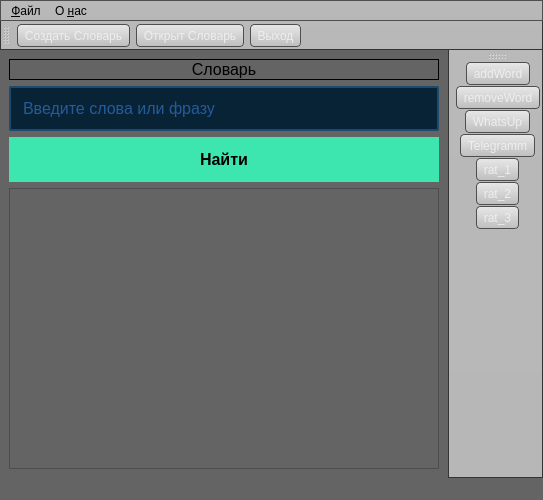
<?xml version="1.0" encoding="UTF-8"?>
<ui version="4.0">
 <class>MainWindow</class>
 <widget class="QMainWindow" name="MainWindow">
  <property name="geometry">
   <rect>
    <x>0</x>
    <y>0</y>
    <width>543</width>
    <height>500</height>
   </rect>
  </property>
  <property name="windowTitle">
   <string>MainWindow</string>
  </property>
  <property name="styleSheet">
   <string notr="true">QWidget
{
	background-color: #646464;
	color: #eee;
}
QLabel
{
	background-color: transparent;
	color: #000;
}

QMenuBar 
{
	background-color: qlineargradient(spread:repeat, x1:1, y1:0, x2:1, y2:1, stop:0 rgba(185, 185, 185, 255),stop:1 rgba(183, 183, 183, 255));
	border: 1px solid #4f4f4f;
	color: #000;
}

QMenuBar::item 
{
	background-color: transparent;

}

QMenuBar::item:selected 
{
	background-color: #d1d4da;
	color: #000;
}
QMenuBar::item:pressed 
{
	background-color: qlineargradient(spread:repeat, x1:1, y1:0, x2:1, y2:1, stop:0 rgba(89, 89, 89, 255),stop:1 rgba(66, 66, 66, 255));
	border: 1px solid #000;
	color: #fff;
}

QMenu
{
    background-color: #fff;
    border: 1px solid #222;
    padding: 4px;
	color: #000;
}
QMenu::item
{
    background-color: transparent;
    padding: 2px 20px 2px 20px;
}
QMenu::item:disabled
{
    color: #555;
    background-color: transparent;
    padding: 2px 20px 2px 20px;

}
QMenu::item:selected
{
    background-color: #91c9f7;
    color: #000;
}

QToolBar
{
	background-color: qlineargradient(spread:repeat, x1:1, y1:0, x2:1, y2:1, stop:0 rgba(185, 185, 185, 255),stop:1 rgba(183, 183, 183, 255));
	border-top: none;
	border-bottom: 1px solid #343434;
	border-left: 1px solid #343434;
	border-right: 1px solid #343434;

}

QToolButton 
{
	background-color: qlineargradient(spread:repeat, x1:1, y1:0, x2:1, y2:1, stop:0 rgba(232, 232, 232, 255),stop:1 rgba(190, 190, 190, 255));
	color: #eee;
	border: 1px solid #4f4f4f;
	border-radius: 4px;
	padding: 2px;
	margin-left: 5px
}


QToolButton:hover
{
	background-color: #8b8b8b;
	
}


QToolButton:pressed
{
	background-color: #4f4f4f;
	border: 1px solid gray;

}


QToolButton:checked
{
	background-color: #4f4f4f;
	border: 1px solid gray;
}

QLineEdit
{
	background-color: #fff;
	color : #000;
	border: 1px solid #343434;
	border-radius : 2px;
	padding: 2px;

}

/*-----QPushButton-----*/
QPushButton
{
	background-color: #3de6af;
	color: #000000;
	border-style: solid;
	border-color: #000000;
	font-weight : bold;
	padding: 13px;

}


QPushButton::hover
{
	background-color: #3dffaf;
	color: #000000;
	border-style: solid;
	border-color: #000000;
	font-weight : bold;
	padding: 13px;

}


QPushButton::pressed
{
	background-color: #3dc8af;
	color: #000000;
	border-style: solid;
	border-color: #000000;
	font-weight : bold;
	padding: 13px;

}
/*-----QLineEdit-----*/
QLineEdit
{
	background-color: #082336;
	color: #3e93ff;
	border-style: solid;
	border-width: 2px;
	border-color: #1e4b6d;
	padding: 10px;

}


QLineEdit::hover
{
	background-color: #082336;
	color: #3e93ca;
	border-style: solid;
	border-width: 2px;
	border-color: #01dcff;
	padding: 10px;
}
QLineEdit::focus
{
	color: #3e93ca;
	border-style: solid;
	border-width: 2px;
	border-color: #01dcff;
	padding: 10px;
}
QCheckBox
{
	background-color: transparent;
	color: #717e87;
	border-color: #000000;
}
QCheckBox::indicator
{
    color: #b1b1b1;
    background-color: #00111d;
    border: 1px solid #2aaaa8;
    width: 12px;
    height: 12px;
}
QCheckBox::indicator:checked
{
    image:url(&quot;./ressources/check.png&quot;); /*To replace*/
	background-color: #1f2b2b;
    border: 1px solid #2aaaa8;
}
QCheckBox::indicator:unchecked:hover
{
    border: 1px solid #2aaaa8;
}
QCheckBox::disabled
{
	color: #656565;
}

QCheckBox::indicator:disabled
{
	background-color: #656565;
	color: #656565;
    border: 1px solid #656565;

}
TextEdit {
  list-style-type: none;
  margin: 0;
  padding: 0;
  overflow: hidden;
  background-color: #333333;
  float: left;
}
TextEdit::hover {
  background-color: #111111;
}</string>
  </property>
  <widget class="QWidget" name="centralwidget">
   <layout class="QGridLayout" name="gridLayout">
    <item row="0" column="0">
     <layout class="QVBoxLayout" name="verticalLayout">
      <item>
       <widget class="QLabel" name="label">
        <property name="font">
         <font>
          <pointsize>12</pointsize>
         </font>
        </property>
        <property name="frameShape">
         <enum>QFrame::Panel</enum>
        </property>
        <property name="text">
         <string>Словарь</string>
        </property>
        <property name="scaledContents">
         <bool>true</bool>
        </property>
        <property name="alignment">
         <set>Qt::AlignCenter</set>
        </property>
       </widget>
      </item>
      <item>
       <widget class="QLineEdit" name="lineEdit">
        <property name="font">
         <font>
          <pointsize>12</pointsize>
         </font>
        </property>
        <property name="placeholderText">
         <string>Введите слова или фразу</string>
        </property>
       </widget>
      </item>
      <item>
       <widget class="QPushButton" name="pushButton">
        <property name="font">
         <font>
          <pointsize>12</pointsize>
          <bold>true</bold>
         </font>
        </property>
        <property name="text">
         <string>Найти</string>
        </property>
       </widget>
      </item>
     </layout>
    </item>
    <item row="1" column="0">
     <widget class="QTextEdit" name="textEdit">
      <property name="styleSheet">
       <string notr="true">TextEdit [text]{
  list-style-type: none;
  margin: 0;
  padding: 0;
  overflow: hidden;
  background-color: #333333;
}
li {
  float: left;
}
TextEdit:hover {
  background-color: #111111;
}</string>
      </property>
      <property name="readOnly">
       <bool>true</bool>
      </property>
      <property name="html">
       <string>&lt;!DOCTYPE HTML PUBLIC &quot;-//W3C//DTD HTML 4.0//EN&quot; &quot;http://www.w3.org/TR/REC-html40/strict.dtd&quot;&gt;
&lt;html&gt;&lt;head&gt;&lt;meta name=&quot;qrichtext&quot; content=&quot;1&quot; /&gt;&lt;meta charset=&quot;utf-8&quot; /&gt;&lt;style type=&quot;text/css&quot;&gt;
p, li { white-space: pre-wrap; }
&lt;/style&gt;&lt;/head&gt;&lt;body style=&quot; font-family:'Segoe UI'; font-size:9pt; font-weight:400; font-style:normal;&quot;&gt;
&lt;p style=&quot;-qt-paragraph-type:empty; margin-top:0px; margin-bottom:0px; margin-left:0px; margin-right:0px; -qt-block-indent:0; text-indent:0px; font-family:'Arial'; font-size:10px;&quot;&gt;&lt;br /&gt;&lt;/p&gt;&lt;/body&gt;&lt;/html&gt;</string>
      </property>
     </widget>
    </item>
   </layout>
  </widget>
  <widget class="QMenuBar" name="menubar">
   <property name="geometry">
    <rect>
     <x>0</x>
     <y>0</y>
     <width>543</width>
     <height>28</height>
    </rect>
   </property>
   <widget class="QMenu" name="menu">
    <property name="title">
     <string>&amp;Файл</string>
    </property>
    <addaction name="create"/>
    <addaction name="open_tr"/>
    <addaction name="quit"/>
   </widget>
   <widget class="QMenu" name="menu_4">
    <property name="title">
     <string>О &amp;нас</string>
    </property>
    <addaction name="action"/>
    <addaction name="action_3"/>
   </widget>
   <addaction name="menu"/>
   <addaction name="menu_4"/>
  </widget>
  <widget class="QStatusBar" name="statusbar"/>
  <widget class="QToolBar" name="toolBar">
   <property name="windowTitle">
    <string>toolBar</string>
   </property>
   <attribute name="toolBarArea">
    <enum>TopToolBarArea</enum>
   </attribute>
   <attribute name="toolBarBreak">
    <bool>false</bool>
   </attribute>
   <addaction name="create"/>
   <addaction name="open_tr"/>
   <addaction name="quit"/>
  </widget>
  <widget class="QToolBar" name="toolBar_2">
   <property name="windowTitle">
    <string>toolBar_2</string>
   </property>
   <property name="iconSize">
    <size>
     <width>40</width>
     <height>40</height>
    </size>
   </property>
   <attribute name="toolBarArea">
    <enum>RightToolBarArea</enum>
   </attribute>
   <attribute name="toolBarBreak">
    <bool>false</bool>
   </attribute>
   <addaction name="actionaddWord"/>
   <addaction name="actionremoveWord"/>
   <addaction name="actionWhatsUp"/>
   <addaction name="actionTelegramm"/>
   <addaction name="actionrat_1"/>
   <addaction name="actionrat_2"/>
   <addaction name="actionrat_3"/>
  </widget>
  <action name="create">
   <property name="icon">
    <iconset resource="myresource.qrc">
     <normaloff>:/img/img/create_tr.ico</normaloff>:/img/img/create_tr.ico</iconset>
   </property>
   <property name="text">
    <string>Создать Cловарь</string>
   </property>
  </action>
  <action name="quit">
   <property name="icon">
    <iconset resource="myresource.qrc">
     <normaloff>:/img/img/power.ico</normaloff>:/img/img/power.ico</iconset>
   </property>
   <property name="text">
    <string>Выход</string>
   </property>
   <property name="whatsThis">
    <string>Выход с программы</string>
   </property>
   <property name="shortcut">
    <string>Alt+Ч</string>
   </property>
  </action>
  <action name="open_tr">
   <property name="icon">
    <iconset resource="myresource.qrc">
     <normaloff>:/img/img/open_tr.ico</normaloff>:/img/img/open_tr.ico</iconset>
   </property>
   <property name="text">
    <string>Открыт Словарь</string>
   </property>
  </action>
  <action name="action">
   <property name="text">
    <string>О программы</string>
   </property>
  </action>
  <action name="action_3">
   <property name="text">
    <string>Раработчик</string>
   </property>
  </action>
  <action name="actionaddWord">
   <property name="icon">
    <iconset resource="myresource.qrc">
     <normaloff>:/img/img/add_word.ico</normaloff>:/img/img/add_word.ico</iconset>
   </property>
   <property name="text">
    <string>addWord</string>
   </property>
   <property name="toolTip">
    <string>Добавление слова</string>
   </property>
   <property name="shortcut">
    <string>Ctrl+N</string>
   </property>
  </action>
  <action name="actionremoveWord">
   <property name="icon">
    <iconset resource="myresource.qrc">
     <normaloff>:/img/img/remove_word.ico</normaloff>:/img/img/remove_word.ico</iconset>
   </property>
   <property name="text">
    <string>removeWord</string>
   </property>
   <property name="toolTip">
    <string>Удаление слова</string>
   </property>
   <property name="shortcut">
    <string>Ctrl+D</string>
   </property>
  </action>
  <action name="actionWhatsUp">
   <property name="icon">
    <iconset resource="myresource.qrc">
     <normaloff>:/img/img/whatsapp.ico</normaloff>:/img/img/whatsapp.ico</iconset>
   </property>
   <property name="text">
    <string>WhatsUp</string>
   </property>
   <property name="toolTip">
    <string>Перейти в группу</string>
   </property>
   <property name="shortcut">
    <string>Ctrl+W</string>
   </property>
  </action>
  <action name="actionTelegramm">
   <property name="icon">
    <iconset resource="myresource.qrc">
     <normaloff>:/img/img/telegram.ico</normaloff>:/img/img/telegram.ico</iconset>
   </property>
   <property name="text">
    <string>Telegramm</string>
   </property>
   <property name="toolTip">
    <string>Перейти в канал</string>
   </property>
   <property name="shortcut">
    <string>Ctrl+T</string>
   </property>
  </action>
  <action name="actionrat_1">
   <property name="checkable">
    <bool>false</bool>
   </property>
   <property name="enabled">
    <bool>true</bool>
   </property>
   <property name="icon">
    <iconset resource="myresource.qrc">
     <normaloff>:/img/img/star.ico</normaloff>
     <activeoff>:/img/img/start_sl.ico</activeoff>
     <selectedoff>:/img/img/start_sl.ico</selectedoff>:/img/img/star.ico</iconset>
   </property>
   <property name="text">
    <string>rat_1</string>
   </property>
   <property name="toolTip">
    <string>Рейтинг</string>
   </property>
   <property name="shortcut">
    <string>Ctrl+1</string>
   </property>
  </action>
  <action name="actionrat_2">
   <property name="enabled">
    <bool>true</bool>
   </property>
   <property name="icon">
    <iconset resource="myresource.qrc">
     <normaloff>:/img/img/star.ico</normaloff>
     <activeoff>:/img/img/start_sl.ico</activeoff>
     <selectedoff>:/img/img/start_sl.ico</selectedoff>:/img/img/star.ico</iconset>
   </property>
   <property name="text">
    <string>rat_2</string>
   </property>
   <property name="toolTip">
    <string>Рейтинг</string>
   </property>
   <property name="shortcut">
    <string>Ctrl+2</string>
   </property>
  </action>
  <action name="actionrat_3">
   <property name="enabled">
    <bool>true</bool>
   </property>
   <property name="icon">
    <iconset resource="myresource.qrc">
     <normaloff>:/img/img/star.ico</normaloff>
     <activeoff>:/img/img/start_sl.ico</activeoff>:/img/img/star.ico</iconset>
   </property>
   <property name="text">
    <string>rat_3</string>
   </property>
   <property name="toolTip">
    <string>Рейтинг</string>
   </property>
   <property name="shortcut">
    <string>Ctrl+3</string>
   </property>
  </action>
 </widget>
 <resources>
  <include location="myresource.qrc"/>
 </resources>
 <connections/>
</ui>
